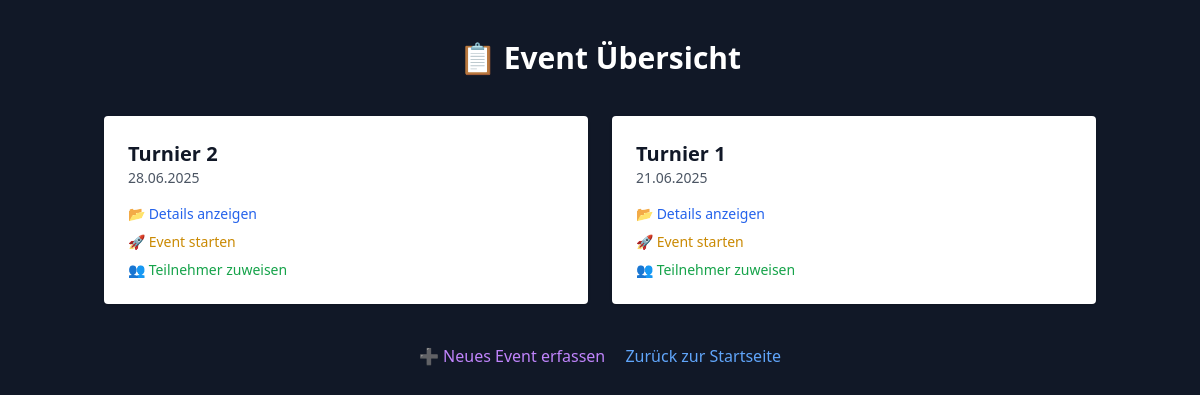
Before: /events with the older database file.
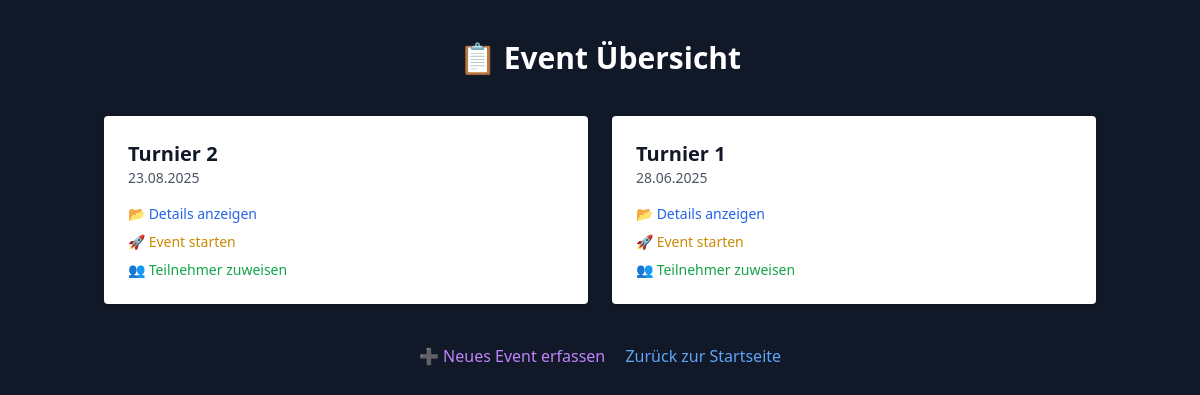
After: the same page with the newer database file.
### app/models.py (models this page shows)
class Event(db.Model):
    id = db.Column(db.Integer, primary_key=True)
    name = db.Column(db.String(100), nullable=False)
    datum = db.Column(db.Date, nullable=False)

### app/routes.py (the view)
@app.route("/events")
def event_list():
    events = Event.query.order_by(Event.datum.desc()).all()  # ⬅ lädt alle Events
    return render_template("event_list.html", events=events)  # ⬅ übergibt sie an das Template

### app/templates/event_list.html (shortened to what this page needs)
<!DOCTYPE html>
<html lang="de">
<head>
    <script src="https://cdn.tailwindcss.com"></script>
</head>
<body class="bg-gray-900 text-white min-h-screen">
<div class="max-w-5xl mx-auto px-4 py-10">
    <h1 class="text-3xl font-bold text-center mb-10">📋 Event Übersicht</h1>
    {% if events %}
        <div class="grid grid-cols-1 md:grid-cols-2 gap-6">
            {% for event in events %}
                <div class="bg-white text-gray-900 p-6 rounded shadow">
                    <h2 class="text-xl font-semibold">{{ event.name }}</h2>
                    <p class="text-sm text-gray-600 mb-4">{{ event.datum.strftime('%d.%m.%Y') }}</p>
                    <div class="flex flex-col gap-2 text-sm">
                        <a href="{{ url_for('event_details', event_id=event.id) }}"
                           class="text-blue-600 hover:underline">📂 Details anzeigen</a>
                        <a href="{{ url_for('event_start', event_id=event.id) }}"
                           class="text-yellow-600 hover:underline">🚀 Event starten</a>
                        <a href="{{ url_for('zuweise_teilnehmer', event_id=event.id) }}"
                           class="text-green-600 hover:underline">👥 Teilnehmer zuweisen</a>
                    </div>
                </div>
            {% endfor %}
        </div>
    {% else %}
        <p class="text-center text-gray-400">Keine Events gefunden.</p>
    {% endif %}
    <div class="mt-10 text-center">
        <a href="{{ url_for('create_event') }}" class="text-purple-400 hover:underline mr-4">➕ Neues Event erfassen</a>
        <a href="{{ url_for('index') }}" class="text-blue-400 hover:underline">Zurück zur Startseite</a>
    </div>
</div>
</body>
</html>

Changed rows visible on the page:
changed Event "Turnier 2": datum "28.06.2025" → "23.08.2025"
changed Event "Turnier 1": datum "21.06.2025" → "28.06.2025"
